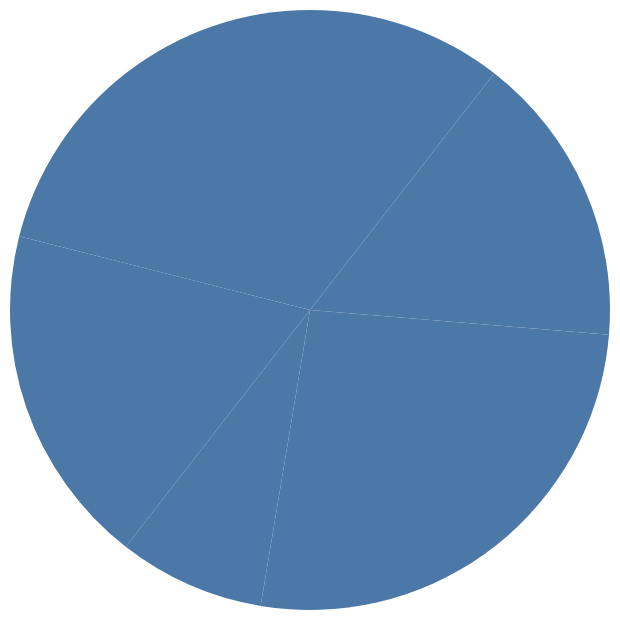

Write a Vega-Lite specification for this figure.
### Vega-Lite specification from a JSON file in a GitHub repository (floating-point values rounded to 4 significant figures)
{"$schema": "https://vega.github.io/schema/vega-lite/v5.json", "description": "A simple pie chart with embedded data.", "data": {"values": [{"category": 1, "value": 4}, {"category": 2, "value": 6}, {"category": 3, "value": 10}, {"category": 4, "value": 3}, {"category": 5, "value": 7}, {"category": 6, "value": 8}]}, "mark": "arc", "encoding": {"theta": {"field": "value", "type": "quantitative"}, "texture": {"field": "category", "type": "nominal", "scale": {"range": ["noFill", "solidGrayFill", "denseDottedFill", "verticalFill", "horizontalFill", "dottedFill"]}}}}
